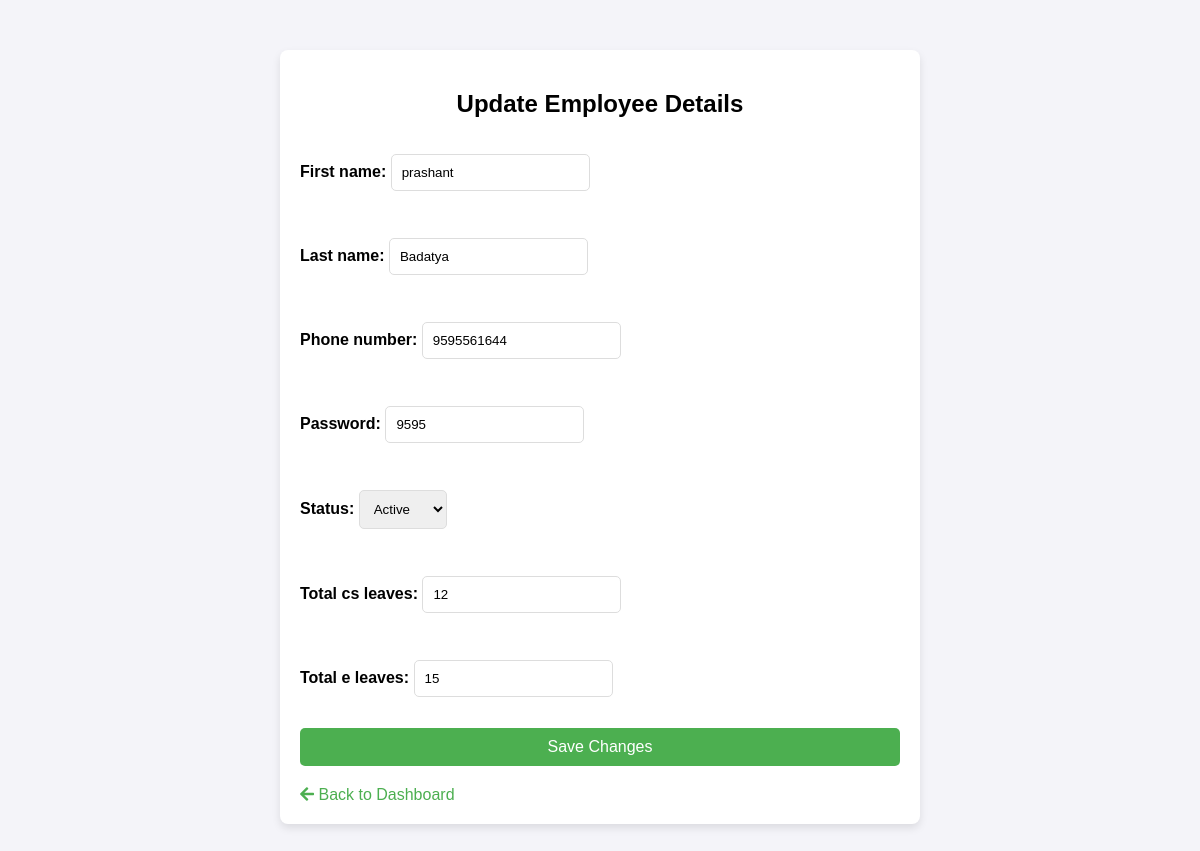
The page /employee/edit/1/ (signed in) on the database its author committed.
### leave_management/models.py (models this page shows, shortened)
class EmployeeProfile(models.Model):
    ACTIVE = 'Active'
    INACTIVE = 'Inactive'
    STATUS_CHOICES = [
        (ACTIVE, 'Active'),
        (INACTIVE, 'Inactive'),
    ]
    first_name = models.CharField(max_length=100)
    last_name = models.CharField(max_length=100)
    phone_number = models.CharField(max_length=10, unique=True)
    password = models.CharField(max_length=4)
    status = models.CharField(max_length=8, choices=STATUS_CHOICES, default=ACTIVE)
    total_cs_leaves = models.IntegerField(default=12)  # Casual Leave (CS)
    total_e_leaves = models.IntegerField(default=12)  # Earned Leave (E)

### leave_management/views.py (the view)
# urls.py: path("employee/edit/<int:employee_id>/", modify_employee, name="modify_employee"),
@login_required
def modify_employee(request, employee_id=None):
    if employee_id:
        employee = get_object_or_404(EmployeeProfile, id=employee_id)
    else:
        employee = None
    if request.method == "POST":
        form = EmployeeForm(request.POST, instance=employee)
        if form.is_valid():
            password = form.cleaned_data.get('password')
            if not password.isdigit() or len(password) != 4:
                messages.error(request, "Password must be exactly 4 digits.")
                return render(request, "modify_employee.html", {"form": form})  # Re-render form with error
            else:
                form.save()
                messages.success(request, "Employee details saved successfully.")
                return redirect("admin_dashboard")
        else:
            messages.error(request, "Please correct the errors below.")
            return render(request, "modify_employee.html", {"form": form})  # Re-render with form errors
    else:
        form = EmployeeForm(instance=employee)
    return render(request, "modify_employee.html", {"form": form})

### leave_management/EmployeeForm.py
class EmployeeForm(forms.ModelForm):
    class Meta:
        model = EmployeeProfile
        fields = ["first_name", "last_name", "phone_number", "password", "status", "total_cs_leaves", "total_e_leaves"]

### leave_management/templates/modify_employee.html (shortened to what this page needs)
<!DOCTYPE html>
<html lang="en">
<head>
    <link rel="stylesheet" href="https://cdnjs.cloudflare.com/ajax/libs/font-awesome/5.15.4/css/all.min.css">
</head>
<body>
<div class="container">
    <h2>Update Employee Details</h2>
    <form method="post">
        {{ form.as_p }}
        <button type="submit">Save Changes</button>
    </form>
    <a href="{% url 'admin_dashboard' %}" class="back-btn"><i class="fas fa-arrow-left"></i> Back to Dashboard</a>
</div>
</body>
</html>

### leave_management/templates/modify_employee.html (style rules this page uses)
body { font-family: Arial, sans-serif; background-color: #f4f4f9; margin: 0; padding: 0; }
.container { width: 50%; margin: 50px auto; background-color: white; padding: 20px; border-radius: 8px; box-shadow: 0 4px 8px rgba(0, 0, 0, 0.1); }
h2 { text-align: center; margin-bottom: 20px; }
form { display: flex; flex-direction: column; }
label { margin-bottom: 5px; font-weight: bold; }
input[type="text"], input[type="tel"], input[type="number"], select { padding: 10px; margin-bottom: 15px; border-radius: 5px; border: 1px solid #ddd; }
button { padding: 10px; background-color: #4CAF50; color: white; border: none; border-radius: 5px; font-size: 16px; cursor: pointer; }
.back-btn { display: inline-block; margin-top: 20px; color: #4CAF50; text-decoration: none; }

### rows shown on the page
EmployeeProfile: first_name "prashant", last_name "Badatya", phone_number "9595561644", password "9595", status "Active", total_cs_leaves "12", total_e_leaves "15"
